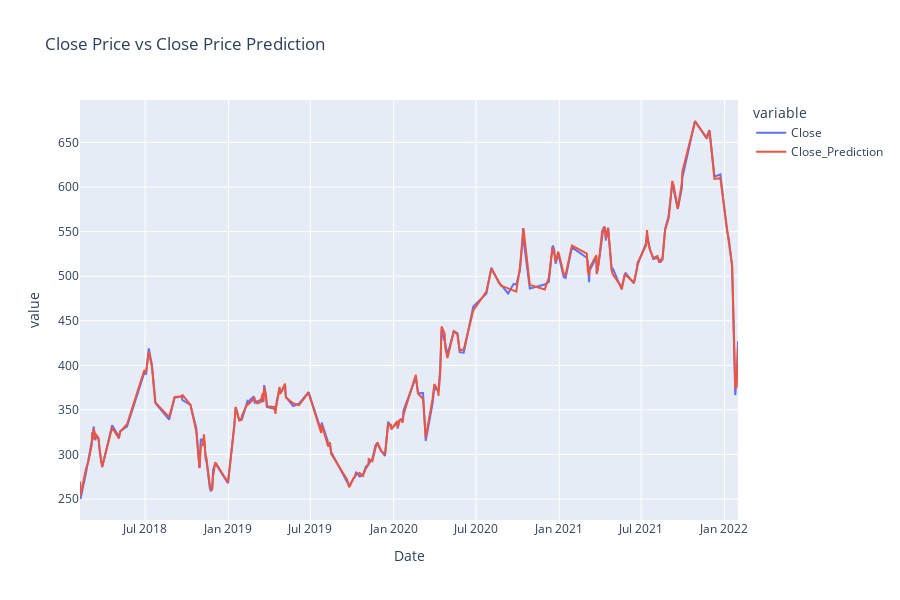

Notebook cell for this chart:
### Code cell
# Sort the DataFrame by Date
merged_df_pandas = merge_df.sort_values(by="Date")

# Plot using Plotly
fig = px.line(
    merged_df_pandas,
    x="Date",
    y=["Close", "Close_Prediction"],
    title="Close Price vs Close Price Prediction"
)

# Adjust the layout for better visualization
fig.update_layout(width=900, height=600)

# Show the plot
fig.show()

### Figure 1 — Plotly figure (JSON) as saved in the notebook; plotly's stock layout.template omitted (floating-point values rounded to 4 significant figures; data arrays with more than 128 entries replaced by an {"elided": "..."} marker saying what was removed)
{"data": [{"hovertemplate": "variable=Close<br>Date=%{x}<br>value=%{y}<extra></extra>", "legendgroup": "Close", "line": {"color": "#636efa", "dash": "solid"}, "marker": {"symbol": "circle"}, "mode": "lines", "name": "Close", "orientation": "v", "showlegend": true, "type": "scatter", "x": {"elided": "202 str values"}, "xaxis": "x", "y": {"elided": "202 float values"}, "yaxis": "y"}, {"hovertemplate": "variable=Close_Prediction<br>Date=%{x}<br>value=%{y}<extra></extra>", "legendgroup": "Close_Prediction", "line": {"color": "#EF553B", "dash": "solid"}, "marker": {"symbol": "circle"}, "mode": "lines", "name": "Close_Prediction", "orientation": "v", "showlegend": true, "type": "scatter", "x": {"elided": "202 str values"}, "xaxis": "x", "y": {"elided": "202 float values"}, "yaxis": "y"}], "layout": {"height": 600, "legend": {"title": {"text": "variable"}, "tracegroupgap": 0}, "title": {"text": "Close Price vs Close Price Prediction"}, "width": 900, "xaxis": {"anchor": "y", "domain": [0, 1], "title": {"text": "Date"}}, "yaxis": {"anchor": "x", "domain": [0, 1], "title": {"text": "value"}}}}
